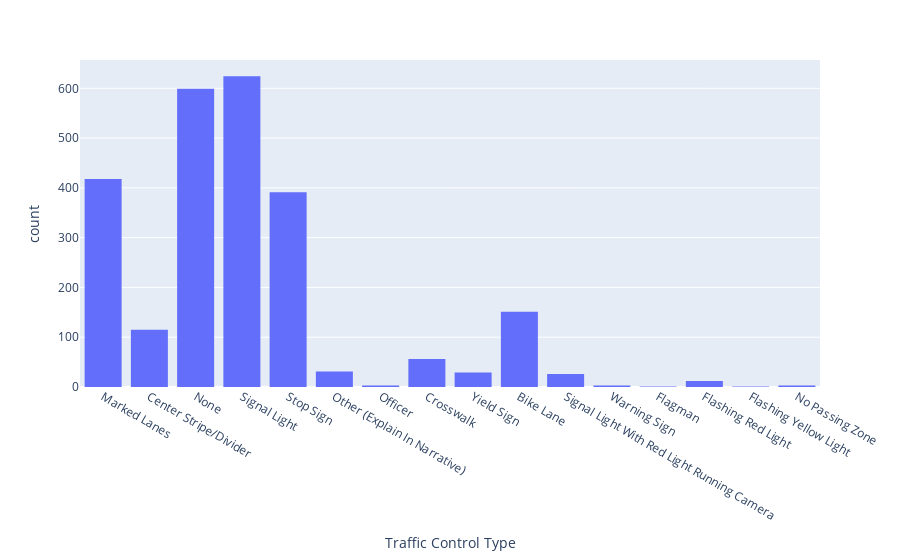

Notebook code for this chart:
### Code cell
fig = px.histogram(df, x='Traffic Control Type')
fig

### Figure 1 — Plotly figure (JSON) as saved in the notebook; plotly's stock layout.template omitted (floating-point values rounded to 4 significant figures; data arrays with more than 128 entries replaced by an {"elided": "..."} marker saying what was removed)
{"data": [{"alignmentgroup": "True", "bingroup": "x", "hovertemplate": "Traffic Control Type=%{x}<br>count=%{y}<extra></extra>", "legendgroup": "", "marker": {"color": "#636efa"}, "name": "", "offsetgroup": "", "orientation": "v", "showlegend": false, "type": "histogram", "x": {"elided": "2463 str values"}, "xaxis": "x", "yaxis": "y"}], "layout": {"barmode": "relative", "legend": {"tracegroupgap": 0}, "margin": {"t": 60}, "xaxis": {"anchor": "y", "domain": [0, 1], "title": {"text": "Traffic Control Type"}}, "yaxis": {"anchor": "x", "domain": [0, 1], "title": {"text": "count"}}}}
